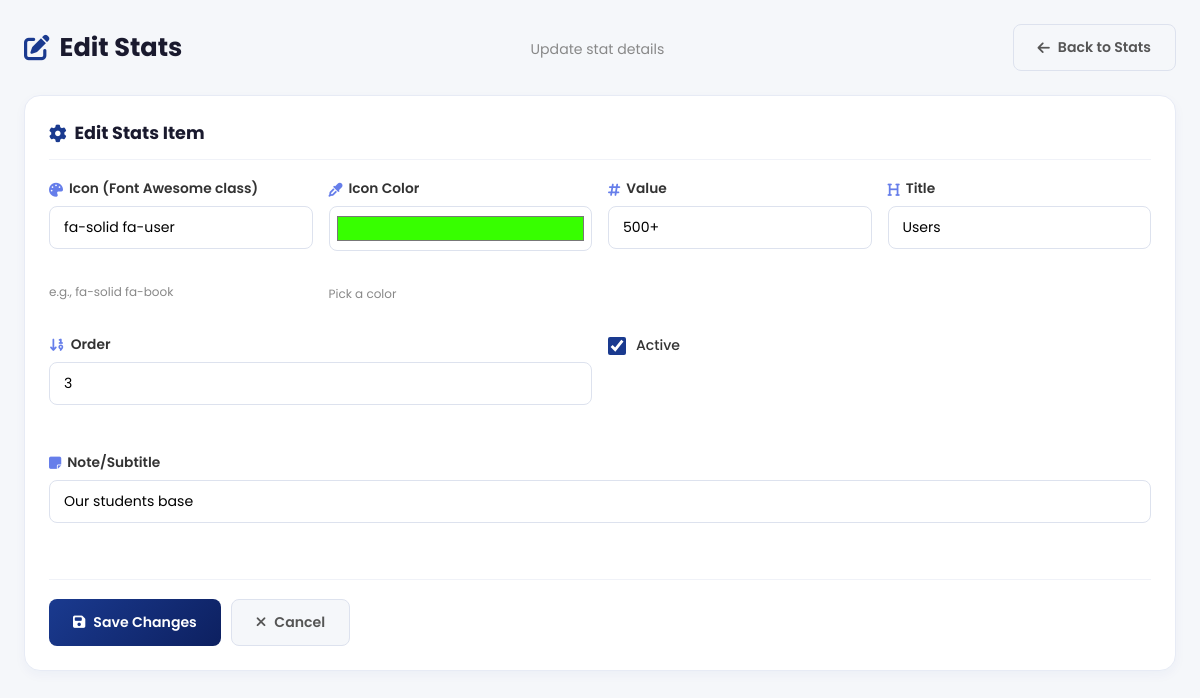
Page /stats/edit/5/ (signed in) on the committed database.
### myapp/models.py (models this page shows, shortened)
class StatsSetting(models.Model):
    icon = models.CharField(max_length=50, verbose_name="Icon (Font Awesome class)")
    icon_color = models.CharField(
        max_length=20,
        default="#1a3a8f",
        verbose_name="Icon Color (hex code)"
    )
    value = models.CharField(max_length=50, verbose_name="Value (e.g., 343, 500+)")
    title = models.CharField(max_length=100, verbose_name="Title")
    note = models.CharField(max_length=200, blank=True, null=True, verbose_name="Note/Subtitle")
    display_order = models.PositiveIntegerField(default=0, verbose_name="Display Order")
    is_active = models.BooleanField(default=True, verbose_name="Is Active")
    class Meta:
        ordering = ['display_order', 'id']
        verbose_name = "Stats Setting"
        verbose_name_plural = "Stats Settings"

### myapp/views.py (the view)
# urls.py: path('stats/edit/<int:pk>/', views.stats_edit, name='stats_edit'),
@login_required
def stats_edit(request, pk):
    stat = get_object_or_404(StatsSetting, pk=pk)
    if request.method == 'POST':
        form = StatsSettingForm(request.POST, instance=stat)
        if form.is_valid():
            form.save()
            messages.success(request, "Stats item updated successfully!")
            return redirect('stats_custom')
        else:
            messages.error(request, "Please correct the errors below.")
    else:
        form = StatsSettingForm(instance=stat)
    return render(request, 'stats_edit.html', {'form': form, 'stat': stat})

### myapp/forms.py
class StatsSettingForm(forms.ModelForm):
    class Meta:
        model = StatsSetting
        fields = '__all__'
        widgets = {
            'icon': forms.TextInput(attrs={
                'class': 'form-input',
                'placeholder': 'e.g., fa-solid fa-book, fa-solid fa-box'
            }),
            'icon_color': forms.TextInput(attrs={
                'class': 'form-input',
                'type': 'color',
                'value': '#1a3a8f',
                'style': 'height: 45px; cursor: pointer;'
            }),
            'value': forms.TextInput(attrs={'class': 'form-input'}),
            'title': forms.TextInput(attrs={'class': 'form-input'}),
            'note': forms.TextInput(attrs={'class': 'form-input'}),
            'display_order': forms.NumberInput(attrs={'class': 'form-input', 'min': '0'}),
            'is_active': forms.CheckboxInput(attrs={'class': 'form-input'}),
        }

### myapp/context_processors.py (called while the page is built)
def site_settings(request):
    settings = NavbarSetting.objects.first()
    return {
        'site_settings': settings
    }

### myapp/templates/stats_edit.html (shortened to what this page needs)
{% extends "admin_dashboard.html" %}
{% block content1 %}
<link rel="stylesheet" href="https://cdnjs.cloudflare.com/ajax/libs/font-awesome/6.5.1/css/all.min.css">
<div class="custom-page">
  <div class="custom-container">
    <div class="custom-header">
      <h1><i class="fa-solid fa-pen-to-square"></i> Edit Stats</h1>
      <p>Update stat details</p>
      <a href="{% url 'stats_custom' %}" class="btn btn-secondary"><i class="fa-solid fa-arrow-left"></i> Back to Stats</a>
    </div>
    <div class="custom-card">
      <div class="card-header">
        <h2><i class="fa-solid fa-gear"></i> Edit Stats Item</h2>
      </div>
      <form method="post" class="custom-form">
        <div class="custom-grid-4">
          <div class="custom-group">
            <label><i class="fa-solid fa-palette"></i> Icon (Font Awesome class)</label>
            {{ form.icon }}
            <div class="custom-error">{{ form.icon.errors }}</div>
            <small class="help-text">e.g., fa-solid fa-book</small>
          </div>
          <div class="custom-group">
            <label><i class="fa-solid fa-eye-dropper"></i> Icon Color</label>
            {{ form.icon_color }}
            <div class="custom-error">{{ form.icon_color.errors }}</div>
            <small class="help-text">Pick a color</small>
          </div>
          <div class="custom-group">
            <label><i class="fa-solid fa-hashtag"></i> Value</label>
            {{ form.value }}
            <div class="custom-error">{{ form.value.errors }}</div>
          </div>
          <div class="custom-group">
            <label><i class="fa-solid fa-heading"></i> Title</label>
            {{ form.title }}
            <div class="custom-error">{{ form.title.errors }}</div>
          </div>
        </div>
        <div class="custom-grid-2" style="margin-top: 1rem;">
          <div class="custom-group">
            <label><i class="fa-solid fa-sort-numeric-down"></i> Order</label>
            {{ form.display_order }}
            <div class="custom-error">{{ form.display_order.errors }}</div>
          </div>
          <div class="custom-group">
            <div class="checkbox-row">
              {{ form.is_active }}
              <label>Active</label>
            </div>
          </div>
        </div>
        <div class="custom-group" style="margin-top: 0.5rem;">
          <label><i class="fa-solid fa-note-sticky"></i> Note/Subtitle</label>
          {{ form.note }}
          <div class="custom-error">{{ form.note.errors }}</div>
        </div>
        <div class="form-actions">
          <button type="submit" class="btn btn-primary"><i class="fa-solid fa-save"></i> Save Changes</button>
          <a href="{% url 'stats_custom' %}" class="btn btn-secondary"><i class="fa-solid fa-xmark"></i> Cancel</a>
        </div>
      </form>
    </div>
  </div>
</div>
{% endblock content1 %}

### staticfiles/css/admin_dashboard.css (style rules this page uses)
* { margin:0;padding:0;box-sizing:border-box }
html { scroll-behavior:smooth }
body { font-family:'Poppins',sans-serif; background:#f5f7fa; color:#222; overflow-x:hidden; line-height:1.5; min-height:100vh; }
button,input { font:inherit }
a { text-decoration:none }
:root { --primary:#1a3a8f; --primary-dark:#0d2060; --gold:#e8b400; --border:#e8eaf0; --soft-border:#dde2ee; --text:#222; --muted:#666; --bg:#f5f7fa; --white:#fff; --success:#1d9e75; --danger:#e84444; --nav-h:60px; --container:1200px; }
.card-header { display:flex; align-items:center; justify-content:space-between; margin-bottom:1.2rem; flex-wrap:wrap; gap:1rem; }
.btn { display:inline-flex; align-items:center; justify-content:center; gap:8px; padding:10px 18px; border-radius:8px; font-size:0.84rem; font-weight:600; transition:all .2s; cursor:pointer; border:none; font-family:'Poppins',sans-serif; white-space:nowrap; }
.btn-primary { background:linear-gradient(135deg,#1a3a8f,#0d2060); color:#fff; }
.btn-secondary { background:#f5f7fa; color:#555; border:1.5px solid #dde2ee; }
.form-input, .form-select, .form-textarea { width:100%; padding:10px 14px; border:1.5px solid #dde2ee; border-radius:8px; font-size:0.88rem; font-family:'Poppins',sans-serif; transition:border-color .2s; background:#fff; }
input[type="color"] { width:40px; height:40px; border:none; border-radius:8px; cursor:pointer; }

### myapp/templates/stats_edit.html (style rules this page uses)
.custom-page { padding: 1.5rem; max-width: 1200px; margin: 0 auto; }
.custom-container { display: flex; flex-direction: column; gap: 1.5rem; }
.custom-header { display: flex; align-items: center; justify-content: space-between; flex-wrap: wrap; gap: 1rem; }
.custom-header h1 { font-size: 1.6rem; font-weight: 700; color: #1a1a2e; margin: 0; display: flex; align-items: center; gap: 10px; }
.custom-header h1 i { color: #1a3a8f; }
.custom-header p { font-size: 0.88rem; color: #888; margin: 0.3rem 0 0 0; }
.custom-card { background: #fff; border: 1px solid #e7ebf5; border-radius: 16px; padding: 1.5rem; box-shadow: 0 4px 12px rgba(26,58,143,0.04); }
.card-header { margin-bottom: 1.2rem; padding-bottom: 0.8rem; border-bottom: 1px solid #f0f2f8; }
.card-header h2 { font-size: 1.1rem; font-weight: 700; color: #1a1a2e; margin: 0; display: flex; align-items: center; gap: 8px; }
.card-header h2 i { color: #1a3a8f; }
.custom-form { display: flex; flex-direction: column; gap: 1rem; }
.custom-grid-4 { display: grid; grid-template-columns: repeat(auto-fit, minmax(150px, 1fr)); gap: 1rem; }
.custom-grid-2 { display: grid; grid-template-columns: repeat(auto-fit, minmax(200px, 1fr)); gap: 1rem; }
.custom-group { display: flex; flex-direction: column; gap: 6px; }
.custom-group label { font-size: 0.86rem; font-weight: 600; color: #333; display: flex; align-items: center; gap: 6px; }
.custom-group label i { color: #667eea; font-size: 14px; }
.custom-group input[type="text"], .custom-group input[type="number"], .custom-group textarea, .custom-group select { width: 100%; padding: 10px 14px; border: 1.5px solid #dde2ee; border-radius: 8px; font-size: 0.88rem; font-family: 'Poppins', sans-serif; }
.custom-group input[type="color"] { width: 100%; padding: 5px; border: 1.5px solid #dde2ee; border-radius: 8px; }
.custom-error { color: #e84444; font-size: 0.8rem; margin-top: 4px; min-height: 14px; }
.help-text { font-size: 0.75rem; color: #888; margin-top: 4px; }
.checkbox-row { display: flex; align-items: center; gap: 10px; }
.checkbox-row label { font-size: 0.88rem; color: #333; cursor: pointer; margin: 0; font-weight: 500; }
.checkbox-row input[type="checkbox"] { width: 18px; height: 18px; accent-color: #1a3a8f; }
.form-actions { display: flex; gap: 10px; margin-top: 1rem; padding-top: 1.2rem; border-top: 1px solid #f0f2f8; }
.btn { display: inline-flex; align-items: center; justify-content: center; gap: 8px; padding: 12px 24px; border-radius: 8px; font-size: 0.88rem; font-weight: 600; cursor: pointer; border: none; font-family: 'Poppins', sans-serif; text-decoration: none; }
.btn-primary { background: linear-gradient(135deg, #1a3a8f, #0d2060); color: #fff; }
.btn-secondary { background: #f5f7fa; color: #555; border: 1.5px solid #dde2ee; }

### rows in the picture
StatsSetting: icon "fa-solid fa-user", icon_color "#37ff00", value "500+", title "Users", display_order "3", is_active "☑", note "Our students base"
